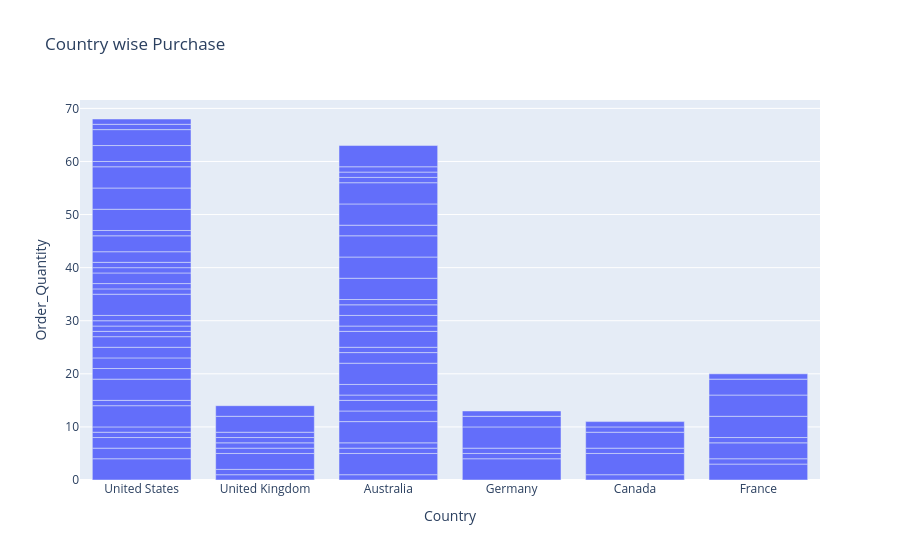

The cell this chart's notebook holds for it:
### Markdown cell above
#### `fig3`:- Country wise Purchase

### Code cell
# Bar Chart
fig3 = px.bar(df, x= "Country", y="Order_Quantity", title="Country wise Purchase")
fig3.show()

### Figure 1 — Plotly figure (JSON) as saved in the notebook; plotly's stock layout.template omitted (floating-point values rounded to 4 significant figures)
{"data": [{"hovertemplate": "Country=%{x}<br>Order_Quantity=%{y}<extra></extra>", "legendgroup": "", "marker": {"color": "#636efa", "pattern": {"shape": ""}}, "name": "", "orientation": "v", "showlegend": false, "textposition": "auto", "type": "bar", "x": ["United States", "United Kingdom", "United States", "Australia", "United States", "United Kingdom", "United States", "United States", "Australia", "United States", "Germany", "Australia", "United States", "United Kingdom", "Canada", "Australia", "United Kingdom", "United States", "United States", "Australia", "Canada", "United States", "United States", "Australia", "Germany", "United States", "Australia", "United Kingdom", "United States", "United States", "Australia", "France", "Australia", "Canada", "United States", "United States", "Australia", "United States", "Australia", "Australia", "United States", "Australia", "United States", "United Kingdom", "United Kingdom", "United States", "United States", "Australia", "United States", "Australia", "Australia", "France", "United States", "Australia", "Germany", "Australia", "Germany", "France", "United Kingdom", "United States", "France", "United States", "France", "Australia", "France", "United States", "United States", "United States", "Australia", "Australia", "Germany", "United States", "Australia", "Australia", "Canada", "Australia", "Australia", "France", "United Kingdom", "United States", "United States", "Australia", "France", "Canada", "Germany", "United States", "Canada", "United States", "Australia"], "xaxis": "x", "y": [4.0, 1.0, 2.0, 1.0, 2.0, 1.0, 1.0, 1.0, 4.0, 4.0, 4.0, 1.0, 1.0, 3.0, 1.0, 1.0, 1.0, 4.0, 2.0, 4.0, 4.0, 2.0, 2.0, 2.0, 1.0, 2.0, 2.0, 1.0, 1.0, 1.0, 1.0, 3.0, 2.0, 1.0, 1.0, 1.0, 4.0, 4.0, 2.0, 1.0, 1.0, 3.0, 1.0, 1.0, 1.0, 2.0, 1.0, 1.0, 1.0, 2.0, 2.0, 1.0, 2.0, 1.0, 1.0, 4.0, 4.0, 3.0, 3.0, 3.0, 1.0, 1.0, 4.0, 4.0, 4.0, 4.0, 4.0, 4.0, 4.0, 2.0, 2.0, 1.0, 4.0, 4.0, 3.0, 1.0, 1.0, 3.0, 2.0, 3.0, 3.0, 1.0, 1.0, 1.0, 1.0, 1.0, 1.0, 1.0, 4.0], "yaxis": "y"}], "layout": {"barmode": "relative", "legend": {"tracegroupgap": 0}, "title": {"text": "Country wise Purchase"}, "xaxis": {"anchor": "y", "domain": [0, 1], "title": {"text": "Country"}}, "yaxis": {"anchor": "x", "domain": [0, 1], "title": {"text": "Order_Quantity"}}}}
